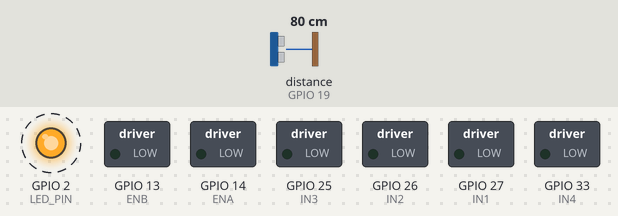
A sketch run on a simulated ESP32. Shown: switched loads named in the sketch (green lamp = pin HIGH), output pins drawn as LEDs (lit = HIGH). Wiring (inferred from the names in the program): ultrasonic range finder: trigger GPIO 18; echo GPIO 19. Dashed ring = blinking. The test bench sets the inputs (shaded band); at power-on: distance to the obstacle (sensor on GPIO 19) 80 cm. The echo pulse lasts 58.3 µs per cm; pins used as bus, display or sensor lines are not drawn; what the sketch prints to the serial monitor is not drawn.

Above: at 1.1 s.
Timing chart, 0 to 3.8 s (numbered marks = the images above):
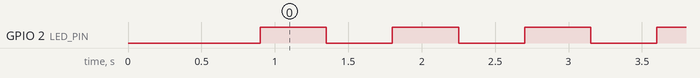

Measured:
- by itself, GPIO 2 (LED_PIN): alternates HIGH for 0.45 s and LOW for 0.45 s

The sketch:

robo_esp32_espnow_v6_1.ino
```cpp
/* ROBÔ V6.1 — ESP32 WROOM-32 + ESP-NOW */
#include <WiFi.h>
#include <esp_now.h>
#include <esp_arduino_version.h>
#define IN1 27
#define IN2 26
#define IN3 25
#define IN4 33
#define ENA 14
#define ENB 13
#define TRIG_PIN 18
#define ECHO_PIN 19
#define LED_PIN 2
const bool INVERT_LEFT_MOTOR=false,INVERT_RIGHT_MOTOR=false,LED_HIGH_ON=true,OBSTACLE_BRAKE_ENABLED=true; const float SAFETY_DISTANCE_CM=20.0f; const unsigned long FAILSAFE_MS=450,SENSOR_INTERVAL_MS=80,TELEMETRY_INTERVAL_MS=300; const int PWM_FREQ=1000,PWM_RES=8,PWM_MAX=255,PWM_MIN_MOVEMENT=105;
static const uint32_t MAGIC_CONTROL=0x524F424F,MAGIC_TELEM=0x54454C45;
struct __attribute__((packed)) ControlPacket{uint32_t magic;uint16_t seq;uint8_t mode;int8_t leftMotor;int8_t rightMotor;uint8_t flags;};
struct __attribute__((packed)) TelemetryPacket{uint32_t magic;uint16_t lastSeq;float distanceCm;uint8_t obstacle;uint8_t failsafe;uint8_t emergency;};
portMUX_TYPE packetMux=portMUX_INITIALIZER_UNLOCKED; ControlPacket latestPacket={}; volatile bool newPacket=false; volatile unsigned long lastPacketMs=0; unsigned long lastSensorMs=0,lastTelemetryMs=0,lastSerialMs=0; float distanceCm=999.0f; bool failsafeActive=true,emergencyActive=false,obstacleActive=false; uint16_t lastSequence=0; uint8_t controllerMac[6]={}; volatile bool controllerMacKnown=false,controllerPeerNeedsAdd=false;
#if ESP_ARDUINO_VERSION_MAJOR < 3
const int PWM_CH_A=0,PWM_CH_B=1;
#endif
void initPWM(){
#if ESP_ARDUINO_VERSION_MAJOR >= 3
ledcAttach(ENA,PWM_FREQ,PWM_RES);ledcAttach(ENB,PWM_FREQ,PWM_RES);
#else
ledcSetup(PWM_CH_A,PWM_FREQ,PWM_RES);ledcSetup(PWM_CH_B,PWM_FREQ,PWM_RES);ledcAttachPin(ENA,PWM_CH_A);ledcAttachPin(ENB,PWM_CH_B);
#endif
}
void writePWMA(int value){value=constrain(value,0,PWM_MAX);
#if ESP_ARDUINO_VERSION_MAJOR >= 3
ledcWrite(ENA,value);
#else
ledcWrite(PWM_CH_A,value);
#endif
}
void writePWMB(int value){value=constrain(value,0,PWM_MAX);
#if ESP_ARDUINO_VERSION_MAJOR >= 3
ledcWrite(ENB,value);
#else
ledcWrite(PWM_CH_B,value);
#endif
}
int percentToPWM(int percent){percent=abs(percent);if(percent<=0)return 0;percent=constrain(percent,1,100);return map(percent,1,100,PWM_MIN_MOVEMENT,PWM_MAX);}
void setLed(bool on){digitalWrite(LED_PIN,LED_HIGH_ON?(on?HIGH:LOW):(on?LOW:HIGH));}
void setLeftMotor(int percent){percent=constrain(percent,-100,100);if(INVERT_LEFT_MOTOR)percent*=-1;int pwm=percentToPWM(percent);if(percent>0){digitalWrite(IN1,HIGH);digitalWrite(IN2,LOW);}else if(percent<0){digitalWrite(IN1,LOW);digitalWrite(IN2,HIGH);}else{digitalWrite(IN1,LOW);digitalWrite(IN2,LOW);}writePWMA(pwm);}
void setRightMotor(int percent){percent=constrain(percent,-100,100);if(INVERT_RIGHT_MOTOR)percent*=-1;int pwm=percentToPWM(percent);if(percent>0){digitalWrite(IN3,HIGH);digitalWrite(IN4,LOW);}else if(percent<0){digitalWrite(IN3,LOW);digitalWrite(IN4,HIGH);}else{digitalWrite(IN3,LOW);digitalWrite(IN4,LOW);}writePWMB(pwm);}
void stopMotors(){setLeftMotor(0);setRightMotor(0);} void drive(int left,int right){setLeftMotor(left);setRightMotor(right);}
float readDistance(){digitalWrite(TRIG_PIN,LOW);delayMicroseconds(2);digitalWrite(TRIG_PIN,HIGH);delayMicroseconds(10);digitalWrite(TRIG_PIN,LOW);unsigned long duration=pulseIn(ECHO_PIN,HIGH,26000);if(duration==0)return 999.0f;float d=duration*0.0343f/2.0f;if(d<2.0f||d>450.0f)return 999.0f;return d;}
void updateDistance(){if(millis()-lastSensorMs<SENSOR_INTERVAL_MS)return;lastSensorMs=millis();distanceCm=readDistance();obstacleActive=distanceCm<900.0f&&distanceCm<=SAFETY_DISTANCE_CM;}
void rememberControllerMac(const uint8_t*mac){bool changed=!controllerMacKnown;if(!changed){for(int i=0;i<6;i++)if(controllerMac[i]!=mac[i]){changed=true;break;}}if(changed){memcpy(controllerMac,mac,6);controllerMacKnown=true;controllerPeerNeedsAdd=true;}}
#if ESP_ARDUINO_VERSION_MAJOR >= 3
void onDataRecv(const esp_now_recv_info_t*info,const uint8_t*data,int len){if(info!=nullptr)rememberControllerMac(info->src_addr);
#else
void onDataRecv(const uint8_t*mac,const uint8_t*data,int len){rememberControllerMac(mac);
#endif
if(len!=sizeof(ControlPacket))return;ControlPacket packet;memcpy(&packet,data,sizeof(packet));if(packet.magic!=MAGIC_CONTROL)return;portENTER_CRITICAL(&packetMux);latestPacket=packet;newPacket=true;portEXIT_CRITICAL(&packetMux);lastPacketMs=millis();}
void ensureControllerPeer(){if(!controllerPeerNeedsAdd||!controllerMacKnown)return;controllerPeerNeedsAdd=false;if(esp_now_is_peer_exist(controllerMac))return;esp_now_peer_info_t peer={};memcpy(peer.peer_addr,controllerMac,6);peer.channel=0;peer.encrypt=false;esp_now_add_peer(&peer);}
void sendTelemetry(){if(!controllerMacKnown||millis()-lastTelemetryMs<TELEMETRY_INTERVAL_MS)return;lastTelemetryMs=millis();TelemetryPacket packet={};packet.magic=MAGIC_TELEM;packet.lastSeq=lastSequence;packet.distanceCm=distanceCm;packet.obstacle=obstacleActive?1:0;packet.failsafe=failsafeActive?1:0;packet.emergency=emergencyActive?1:0;esp_now_send(controllerMac,reinterpret_cast<const uint8_t*>(&packet),sizeof(packet));}
bool initEspNow(){WiFi.mode(WIFI_STA);WiFi.disconnect();delay(100);if(esp_now_init()!=ESP_OK)return false;esp_now_register_recv_cb(onDataRecv);return true;}
void applyControlPacket(const ControlPacket&packet){emergencyActive=(packet.flags&0x01)!=0;lastSequence=packet.seq;if(emergencyActive){stopMotors();return;}int left=packet.leftMotor,right=packet.rightMotor;bool tryingToAdvance=(left+right)>20&&(left>0||right>0);if(OBSTACLE_BRAKE_ENABLED&&obstacleActive&&tryingToAdvance){stopMotors();return;}drive(left,right);}
void setup(){Serial.begin(115200);delay(700);pinMode(IN1,OUTPUT);pinMode(IN2,OUTPUT);pinMode(IN3,OUTPUT);pinMode(IN4,OUTPUT);pinMode(ENA,OUTPUT);pinMode(ENB,OUTPUT);pinMode(TRIG_PIN,OUTPUT);pinMode(ECHO_PIN,INPUT);pinMode(LED_PIN,OUTPUT);initPWM();stopMotors();setLed(false);if(!initEspNow())while(true){setLed(!digitalRead(LED_PIN));delay(250);}Serial.println("Robo V6.1 pronto.");}
void loop(){updateDistance();ensureControllerPeer();ControlPacket packetCopy={};bool hasNew=false;portENTER_CRITICAL(&packetMux);if(newPacket){packetCopy=latestPacket;newPacket=false;hasNew=true;}portEXIT_CRITICAL(&packetMux);if(hasNew){failsafeActive=false;applyControlPacket(packetCopy);}if(millis()-lastPacketMs>FAILSAFE_MS){failsafeActive=true;stopMotors();}if(emergencyActive)setLed(((millis()/120)%2)==0);else if(failsafeActive)setLed(((millis()/450)%2)==0);else setLed(true);sendTelemetry();delay(2);}
```
